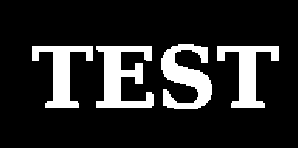
#> input picture PyTorch深度学习实践（python for pytorch）/第十二章/images/scipy_morphology_demo2.png, 298 x 148 px, found by its file name
$ python 08.py
#> lines starting #> are read from the running program, lines starting #| are printed output that depends on the picture; after the words box and inside, x2 and y2 are one past the last pixel; in counts of white or black regions, pixels touching at a corner belong together
#> `a = plt.imread("C:/Users/15064/Desktop/scipy_morphology_demo2.png")[:,..`: a: shape (148, 298); values 0 (black) and 1 (white), 15.7% white; 4 white regions, box (x1, y1, x2, y2) and area: (96, 46, 154, 108) 1971, (161, 44, 212, 109) 1830, (217, 46, 279, 108) 1581, (32, 46, 93, 108) 1557

"""
#eg.1
import numpy as np
import matplotlib.pyplot as plt
def expand_image(img, value, out=None, size = 10):
    if out is None:
        w, h = img.shape
        out = np.zeros((w*size, h*size),dtype=np.uint8)
    tmp = np.repeat(np.repeat(img,size,0),size,1)
    out[:,:] = np.where(tmp, value, out)
    out[::size,:] = 0
    out[:,::size] = 0
    return out
def show_image(*imgs):
    for idx, img in enumerate(imgs, 1):
        ax = plt.subplot(1, len(imgs), idx)
        plt.imshow(img, cmap="gray")
        ax.set_axis_off()
    plt.subplots_adjust(0.02, 0, 0.98, 1, 0.02, 0)


from scipy.ndimage import morphology

def dilation_demo(a, structure=None):
    b = morphology.binary_dilation(a, structure)
    img = expand_image(a, 255)
    return expand_image(np.logical_xor(a,b), 150, out=img)
a = plt.imread("C:/Users/15064/Desktop/scipy_morphology_demo.png")[:,:,0].astype(np.uint8)
img1 = expand_image(a, 255)
img2 = dilation_demo(a)
img3 = dilation_demo(a, [[1,1,1],[1,1,1],[1,1,1]])
show_image(img1, img2, img3)
"""

#eg.2
import numpy as np
import matplotlib.pyplot as plt
from scipy.ndimage import morphology

def skeletonize(img):
    h1 = np.array([[0, 0, 0],[0, 1, 0],[1, 1, 1]])
    m1 = np.array([[1, 1, 1],[0, 0, 0],[0, 0, 0]])
    h2 = np.array([[0, 0, 0],[1, 1, 0],[0, 1, 0]])
    m2 = np.array([[0, 1, 1],[0, 0, 1],[0, 0, 0]])
    hit_list = []
    miss_list = []
    for k in range(4):
        hit_list.append(np.rot90(h1, k))
        hit_list.append(np.rot90(h2, k))
        miss_list.append(np.rot90(m1, k))
        miss_list.append(np.rot90(m2, k))
    img = img.copy()
    while True:
        last = img
        for hit, miss in zip(hit_list, miss_list):
            hm = morphology.binary_hit_or_miss(img, hit, miss)
            # 从图像中删除hit_or_miss所得到的白色点
            img = np.logical_and(img, np.logical_not(hm))
        # 如果处理之后的图像和处理前的图像相同，则结束处理
        if np.all(img == last):
            break
#> this loop made 13 passes
#> pass 2, in skeletonize, `last = img`:
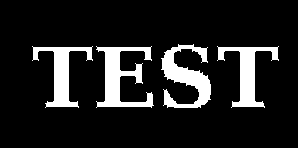
#> last: shape (148, 298) bool; 12.9% white; 4 white regions, box (x1, y1, x2, y2) and area: (96, 46, 154, 108) 1588, (161, 44, 211, 108) 1534, (217, 46, 279, 108) 1291, (32, 46, 93, 108) 1270
#> pass 3, in skeletonize, `last = img`:
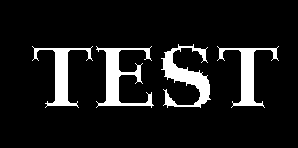
#> last: shape (148, 298) bool; 10.1% white; 4 white regions, box (x1, y1, x2, y2) and area: (161, 44, 211, 108) 1251, (96, 46, 154, 108) 1215, (217, 46, 279, 108) 1008, (32, 46, 93, 108) 990
#> after the loop: hm: shape (148, 298) bool; every value is 0
#> after the loop:
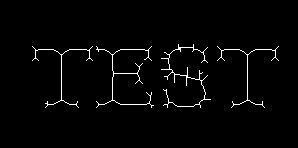
#> img: shape (148, 298) bool; 2% white in thin lines or dots, all inside (x1, y1, x2, y2) = (32, 44, 279, 108)
    return img
a = plt.imread("C:/Users/15064/Desktop/scipy_morphology_demo2.png")[:,:,0].astype(np.uint8)
b = skeletonize(a)
_, (ax1, ax2) = plt.subplots(1, 2, figsize=(9, 3))
ax1.imshow(a, cmap="gray", interpolation="nearest")
ax2.imshow(b, cmap="gray", interpolation="nearest")
ax1.set_axis_off()
ax2.set_axis_off()
plt.subplots_adjust(0.02, 0, 0.98, 1, 0.02, 0)
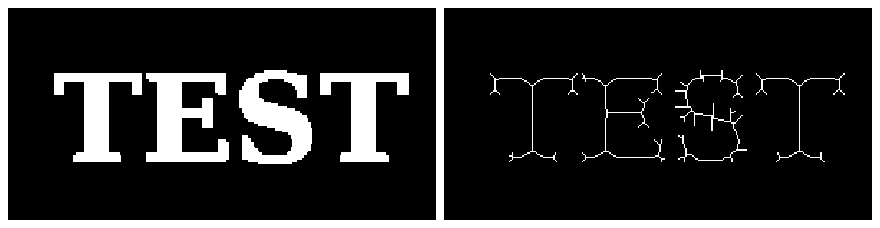
#> figure drawn by matplotlib, 2 panels
